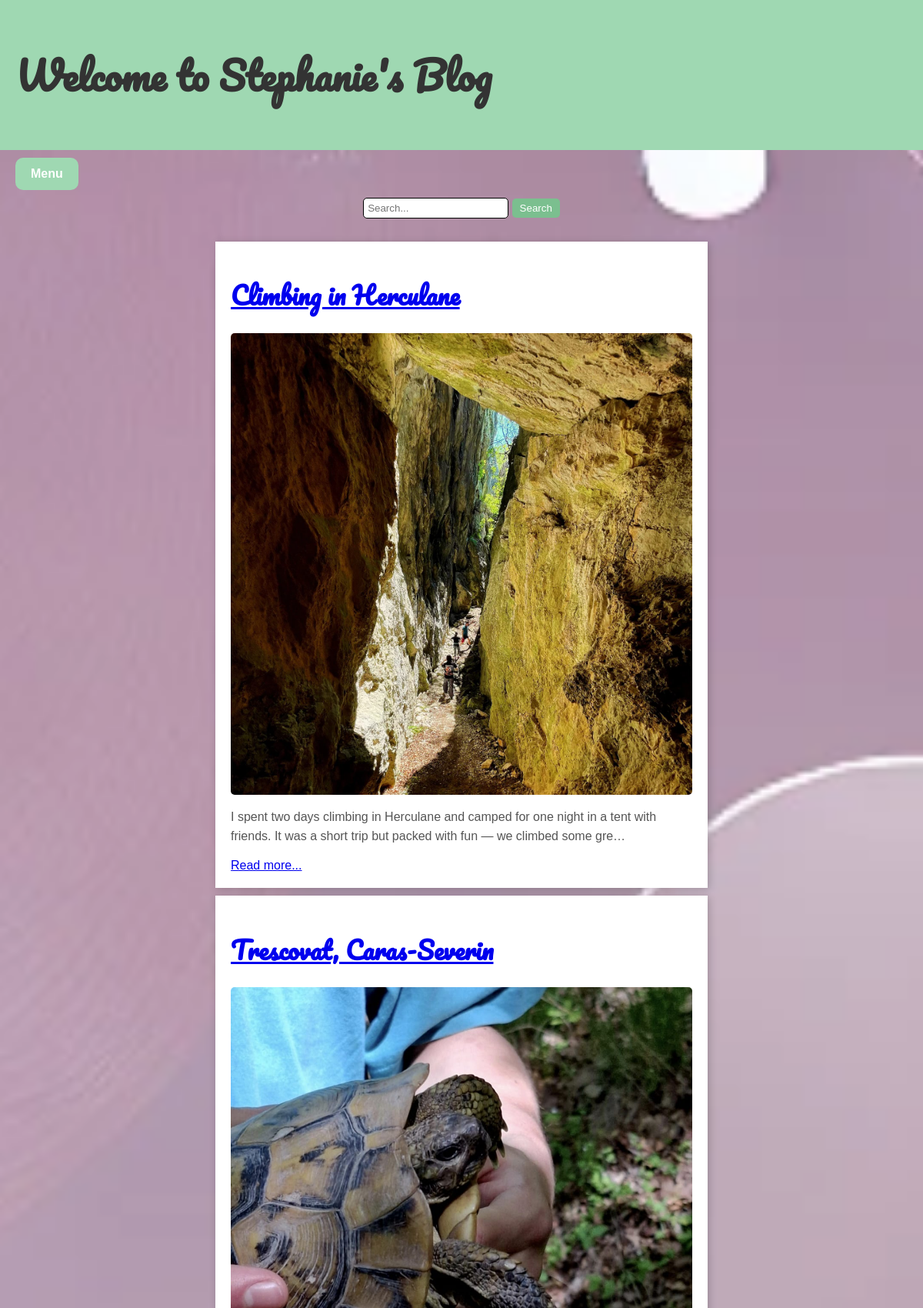
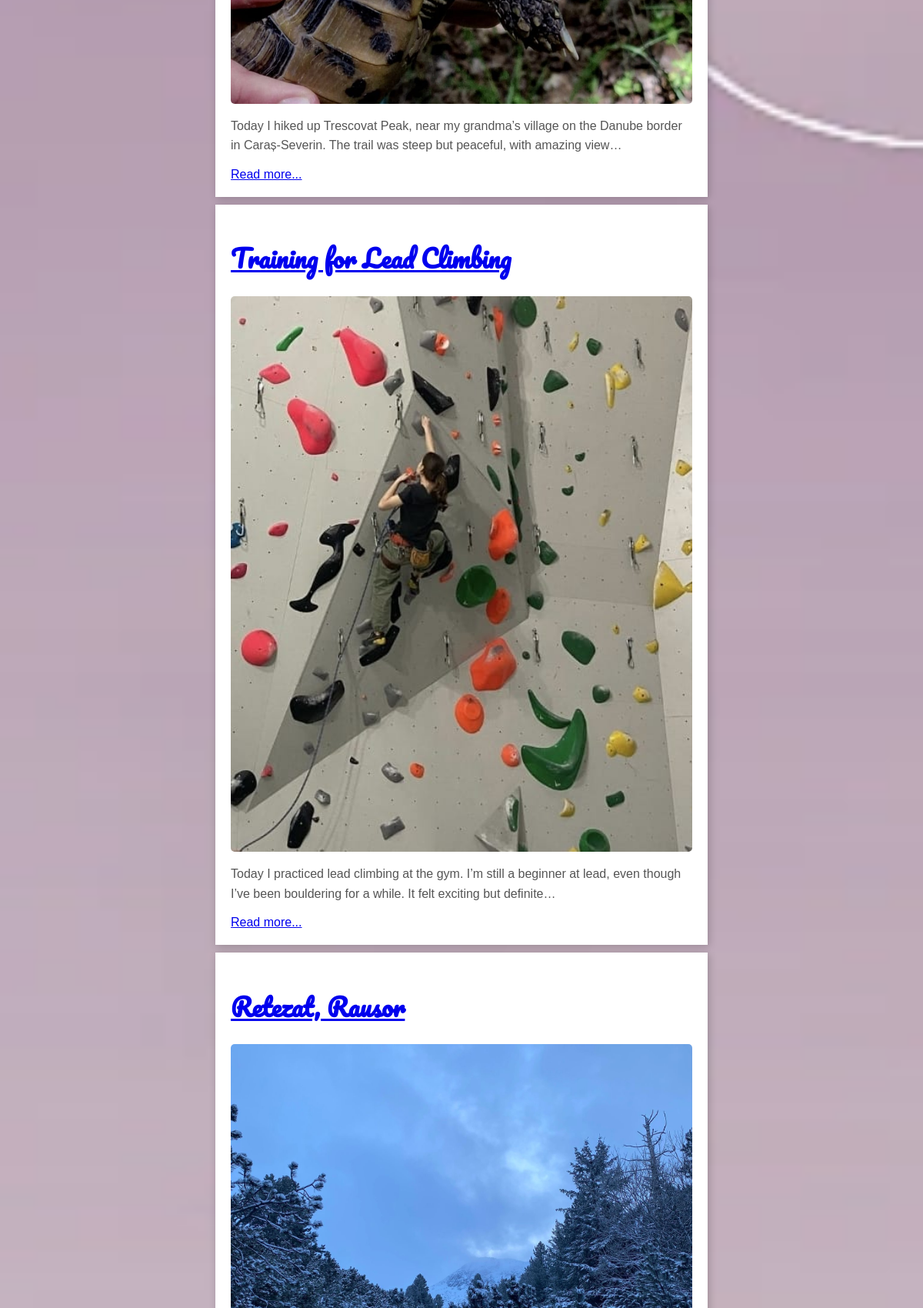
The page / (upper part) on the database its author committed (2 pictures, top to bottom).
### myapp/models.py (models this page shows, shortened)
class Post(models.Model):
    title = models.CharField(max_length=200)
    post_date = models.DateField()
    image = models.ImageField(upload_to='static/images/')
    paragraph = models.TextField(max_length=5000)
    more_details_for_the_dedicated_page = models.TextField(max_length=1000,default=' ')

### myapp/views.py (the view)
# urls.py: path('', views.home, name='home'),
def home(request):
    posts = Post.objects.all().order_by('-post_date')
    reviews = Review.objects.all().order_by('-date')
    return render(request, 'index.html', {'posts': posts, 'reviews': reviews})

### myapp/templates/index.html (shortened to what this page needs)
<!DOCTYPE html>
<html lang="en">
<head>
    {% load static %}
    <link rel="stylesheet" type="text/css" href="{% static 'css/index.css' %}">
    <link rel="stylesheet" type="text/css" href="{% static 'css/menu.css' %}">
    <link rel="stylesheet" type="text/css" href="{% static 'css/index_BackToTop.css' %}">
    <link rel="stylesheet" type="text/css" href="{% static 'css/index_SearchPosts.css' %}">
    <link rel="stylesheet" type="text/css" href="{% static 'css/index_review.css' %}">
</head>
<body>
    <header>
        <h1 class="title">Welcome to Stephanie's Blog</h1>
    </header>
    <div class="dropdown">
        <button id="menu-toggle" class="dropbtn">Menu</button>
    </div>
    <main>
        <div id="searchContainer">
            <input type="text" id="searchInput" placeholder="Search..." onkeyup="searchPosts()">
            <button id="searchButton" onclick="searchPosts()">Search</button>
        </div>
        {% block content %}
            {% for post in posts %}
                <div class="blog-post">
                <h1><a href="{% url 'post_detail' post.id %}">{{ post.title }}</a></h1>
                <img src="{{ post.image.url }}" alt="{{ post.title }}">
                <p>{{ post.paragraph|truncatechars:150 }}</p>
                <a href="{% url 'post_detail' post.id %}">Read more...</a>
                </div>
            {% endfor %}
        {% endblock %}
    </main>
</body>
</html>

### static/css/index.css (style rules this page uses)
body { background: url('../images/background.webp') no-repeat center center fixed; background-size: cover; font-family: Arial, sans-serif; margin: 0; padding: 0; }
header { background-color: #9fd8b2; text-align: center; padding: 20px; }
.title { font-family: 'Pacifico', cursive; color: #333; text-align: left; font-size: 50px; animation: fadeSlideIn 1s ease-out; }
h1 { font-family: 'Pacifico', cursive; color: #333; text-align: left; }
.blog-post { background-color: white; padding: 20px; margin: 10px auto; width: 80%; max-width: 600px; box-shadow: 2px 2px 10px rgba(0, 0, 0, 0.2); animation: fadeInPosts 1s ease-in-out both; border-radius: 0; transition: transform 0.3s ease, box-shadow 0.3s ease; }
.blog-post h1 { color: #4a4a4a; }
.blog-post p { line-height: 1.6; color: #555; }
.blog-post img { width: 100%; border-radius: 5px; display: block; margin: 10px 0; }

### static/css/menu.css (style rules this page uses)
.dropbtn { position: relative; background-color: #9fd8b2; color: white; padding: 12px 20px; font-size: 16px; border: none; cursor: pointer; border-radius: 10px; font-weight: bold; margin: 10px 20px; z-index: 1; }

### static/css/index_SearchPosts.css (style rules this page uses)
#searchContainer { text-align: center; margin-bottom: 20px; }
#searchInput { margin-bottom: 10px; padding: 5px; border: 1px solid black; border-radius: 5px; }
#searchButton { padding: 5px 10px; background-color: #7bbf8f; color: white; border: none; border-radius: 5px; cursor: pointer; }

### rows shown on the page
Post: title "Climbing in Herculane", image (picture), paragraph "I spent two days climbing in Herculane and camped for one night in a tent with friends. It was a short trip but packed with fun — we climbed some gre…"
Post: title "Trescovat, Caras-Severin", image (picture), paragraph "Today I hiked up Trescovat Peak, near my grandma’s village on the Danube border in Caraș-Severin. The trail was steep but peaceful, with amazing view…"
Post: title "Training for Lead Climbing", image (picture), paragraph "Today I practiced lead climbing at the gym. I’m still a beginner at lead, even though I’ve been bouldering for a while. It felt exciting but definite…"
Post: title "Retezat, Rausor", image (picture)
